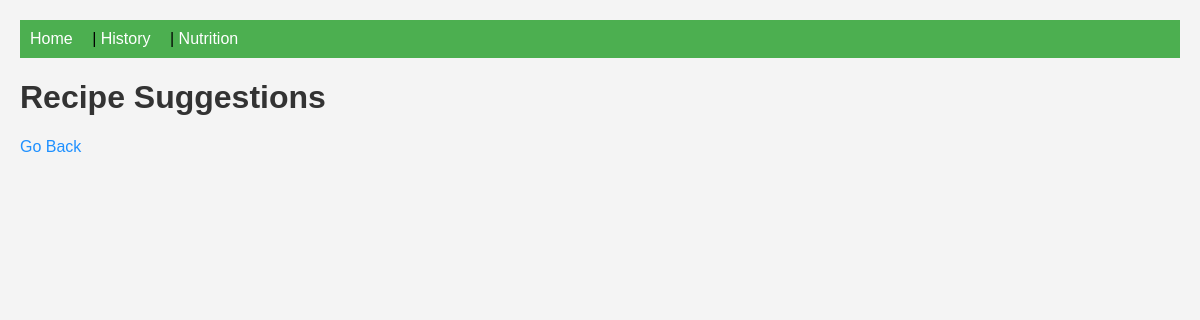
The app's page /results, older data.
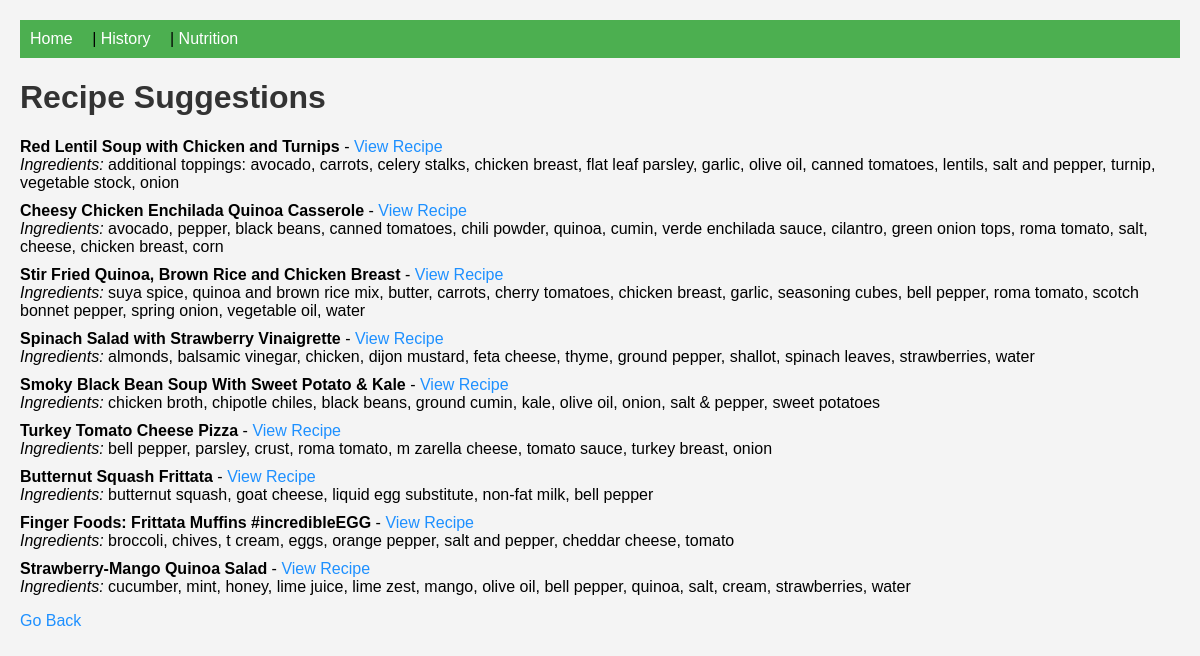
The same page, newer data.
### tables this page shows
CREATE TABLE recipes (
            id INTEGER PRIMARY KEY AUTOINCREMENT,
            title TEXT NOT NULL,
            url TEXT NOT NULL
        , nutrition_info TEXT);

### app.py (the view)
@app.route('/results')
def results():
    recipes = db.get_recipes_with_ingredients()
    return render_template('results.html', recipes=recipes)

### db.py (called while the page is built)
def get_recipes_with_ingredients():
    conn = sqlite3.connect('recipes.db')
    c = conn.cursor()
    c.execute('''
        SELECT recipes.title, recipes.url, GROUP_CONCAT(DISTINCT ingredients.name)
        FROM recipes
        JOIN recipe_ingredients ON recipes.id = recipe_ingredients.recipe_id
        JOIN ingredients ON recipe_ingredients.ingredient_id = ingredients.id
        GROUP BY recipes.id
    ''')
    recipes = [{'title': row[0], 'url': row[1], 'ingredients': row[2].split(',')} for row in c.fetchall()]
    conn.close()
    return recipes

### templates/results.html (shortened to what this page needs)
<!DOCTYPE html>
<html lang="en">
<head>
</head>
<body>
    <nav>
        <a href="/">Home</a> |
        <a href="/history">History</a> |
        <a href="/nutrition">Nutrition</a>
    </nav>
    <h1>Recipe Suggestions</h1>
    <ul>
        {% for recipe in recipes %}
            <li>
                <strong>{{ recipe.title }}</strong> -
                <a href="{{ recipe.url }}" target="_blank">View Recipe</a>
                <br>
                <em>Ingredients:</em> {{ recipe.ingredients | join(', ') }}
            </li>
        {% endfor %}
    </ul>
    <a href="/">Go Back</a>
</body>
</html>

### templates/results.html (style rules this page uses)
body { font-family: Arial, sans-serif; margin: 0; padding: 20px; background-color: #f4f4f4; }
nav { background-color: #4CAF50; padding: 10px; }
nav a { color: white; margin-right: 15px; text-decoration: none; }
h1 { color: #333; }
ul { list-style-type: none; padding: 0; }
li { margin-bottom: 10px; }
a { color: #1e90ff; text-decoration: none; }

Row changes from the older to the newer data that the page shows:
added recipes: title "Red Lentil Soup with Chicken and Turnips", ingredients "additional toppings: avocado, carrots, celery stalks, chicken breast, flat leaf parsley, garlic, olive oil, canned tomatoes, lentils, salt and pepper, turnip, vegetable stock, onion"
added recipes: title "Cheesy Chicken Enchilada Quinoa Casserole", ingredients "avocado, pepper, black beans, canned tomatoes, chili powder, quinoa, cumin, verde enchilada sauce, cilantro, green onion tops, roma tomato, salt, cheese, chicken breast, corn"
added recipes: title "Stir Fried Quinoa, Brown Rice and Chicken Breast", ingredients "suya spice, quinoa and brown rice mix, butter, carrots, cherry tomatoes, chicken breast, garlic, seasoning cubes, bell pepper, roma tomato, scotch bonnet pepper, spring onion, vegetable oil, water"
added recipes: title "Spinach Salad with Strawberry Vinaigrette", ingredients "almonds, balsamic vinegar, chicken, dijon mustard, feta cheese, thyme, ground pepper, shallot, spinach leaves, strawberries, water"
added recipes: title "Smoky Black Bean Soup With Sweet Potato & Kale", ingredients "chicken broth, chipotle chiles, black beans, ground cumin, kale, olive oil, onion, salt & pepper, sweet potatoes"
added recipes: title "Turkey Tomato Cheese Pizza", ingredients "bell pepper, parsley, crust, roma tomato, m zarella cheese, tomato sauce, turkey breast, onion"
added recipes: title "Butternut Squash Frittata", ingredients "butternut squash, goat cheese, liquid egg substitute, non-fat milk, bell pepper"
added recipes: title "Finger Foods: Frittata Muffins #incredibleEGG", ingredients "broccoli, chives, t cream, eggs, orange pepper, salt and pepper, cheddar cheese, tomato"
added recipes: title "Strawberry-Mango Quinoa Salad", ingredients "cucumber, mint, honey, lime juice, lime zest, mango, olive oil, bell pepper, quinoa, salt, cream, strawberries, water"
